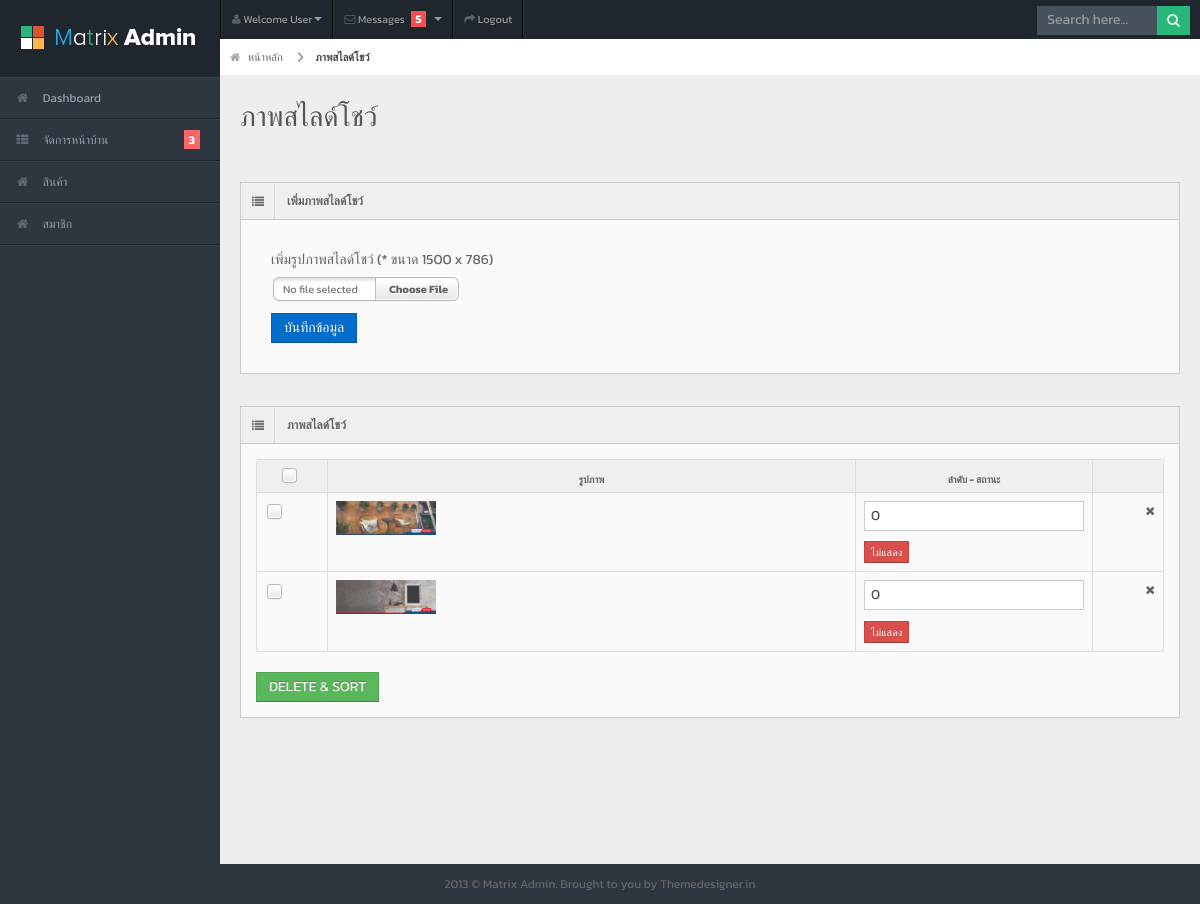
/myadmin/index.php?module=photoslide&action=photoslide_index (signed in), run on the app's committed database.
### tables this page shows
CREATE TABLE `photoslide` (
  `id` int(11) NOT NULL,
  `name` varchar(255) NOT NULL,
  `display` smallint(6) NOT NULL,
  `sort` smallint(6) NOT NULL,
  `created_at` date NOT NULL
);

### myadmin/modules/photoslide/photoslide_function.php (the view, shortened to what this page needs)
<?php
function photoslide_index() {
?>
	<div id="content-header">
	    <div id="breadcrumb"> <a href="main.php" class="tip-bottom" data-original-title="Go to Home"><i class="icon-home"></i> หน้าหลัก</a> <a href="#" class="current">ภาพสไลด์โชว์</a> </div>
	    <h1>ภาพสไลด์โชว์</h1>
	</div>
	<div class="container-fluid">
	    <div class="row-fluid">
	        <div class="span12">
	            <div class="widget-box">
	                <div class="widget-title"> <span class="icon"> <i class="icon-list"></i> </span>
	                    <h5>เพิ่มภาพสไลด์โชว์</h5>
	                </div>
	                <div class="widget-content">
	                	<form method="post" action="?module=photoslide&action=photoslide_insert" enctype="multipart/form-data" data-parsley-validate>
				            <div class="modal-body">
								<div class="control-group">
								    <label class="control-label">เพิ่มรูปภาพสไลด์โชว์ (* ขนาด 1500 x 786)</label>
								    <div class="controls">
								    </div>
								</div>
				                <button type="submit" class="btn btn-primary btn-sm">บันทึกข้อมูล</button>
				            </div>
				        </form>
	                </div>
	            </div>
	        </div>
	    </div>
	    <div class="row-fluid">
	        <div class="span12">
	            <div class="widget-box">
	                <div class="widget-title"> <span class="icon"> <i class="icon-list"></i> </span>
	                    <h5>ภาพสไลด์โชว์</h5>
	                </div>
	                <div class="widget-content">
	                	<div class="table-responsive">
							<form method="post" action="?module=photoslide&action=photoslide_bkdleall">
								<table class="table table-bordered data-table">
									<thead>
										<tr>
											<th width="50" class="center">
												<label class="pos-rel">
												</label>
											</th>
											<th>รูปภาพ</th>
											<th width="150">ลำดับ - สถานะ</th>
											<th width="50">&nbsp;</th>
										</tr>
									</thead>
									<tbody>
										<?php
										$result_photoslide=mysql_query("SELECT * FROM photoslide ORDER BY sort ASC,id DESC") or die(mysql_error());
										while ($row_photoslide = mysql_fetch_array($result_photoslide)) {
										?>
										<tr>
											<td class="center">
												<label class="pos-rel">
												</label>
											</td>
											<td>
												<img src="../uploads/pic_photoslide/<?php echo $row_photoslide['name']; ?>" width="100">
											</td>
											<td>
				                            	<input class="form-control line-none" type="number" name="sort[]" value="<?php echo $row_photoslide['sort'] ?>">
				                            	<?php
				      							if (empty($row_photoslide['display'])||$row_photoslide['display']==0) {
				      							?>
				      								<a onclick="return confirm('กรุณายืนยันอีกครั้ง !!!')" href="?module=photoslide&action=photoslide_hidden&id=<?php echo $row_photoslide['id']; ?>&status=1" class="btn btn-danger btn-mini"> ไม่แสดง </a>
				      							<?php
				      							}else {
				      							?>
				          							<a onclick="return confirm('กรุณายืนยันอีกครั้ง !!!')" href="?module=photoslide&action=photoslide_hidden&id=<?php echo $row_photoslide['id']; ?>&status=0" class="btn btn-primary btn-mini"> แสดง </a>
				      							<?php
				      							}
				      							?>
											</td>
											<td>
												<div class="pull-right">
													<a  onclick="return confirm('กรุณายืนยันอีกครั้ง !!!')"  class="tip" href="?module=photoslide&action=photoslide_delete&id=<?php echo $row_photoslide['id']; ?>" data-original-title="Delete"><i class="icon-remove"></i></a>
												</div>
											</td>
										</tr>
										<?php } ?>
									</tbody>
								</table>
								<button type="submit" class="btn btn-success" onclick="return confirm('กรุณายืนยันอีกครั้ง !!!')">DELETE & SORT</button>
							</form>
						</div>
	                </div>
	            </div>
	        </div>
	    </div>
	</div>
<?php
}

### myadmin/assets/css/matrix-login.css (style rules this page uses)
html, body { width: 100%; height: 100%; }
body { overflow-x: hidden; margin-top: -10px; font-family: 'Open Sans', sans-serif; font-size:12px; color:#666; }
a { color:#666; }
select, textarea, input[type="text"], input[type="password"], input[type="datetime"], input[type="datetime-local"], input[type="date"], input[type="month"], input[type="time"], input[type="week"], input[type="number"], input[type="email"], input[type="url"], input[type="search"], input[type="tel"], input[type="color"], .uneditable-input, .label, .dropdown-menu, .btn, .well, .progress, .table-bordered, .btn-group > .btn:first-child, .btn-group > .btn:last-child, .btn-group > .btn:last-child, .btn-group > .dropdown-toggle, .alert { border-radius:0px; }
.btn, textarea, input[type="text"], input[type="password"], input[type="datetime"], input[type="datetime-local"], input[type="date"], input[type="month"], input[type="time"], input[type="week"], input[type="number"], input[type="email"], input[type="url"], input[type="search"], input[type="tel"], input[type="color"], .uneditable-input { box-shadow:none; }
.progress, .progress-success .bar, .progress .bar-success, .progress-warning .bar, .progress .bar-warning, .progress-danger .bar, .progress .bar-danger, .progress-info .bar, .progress .bar-info, .btn, .btn-primary { background-image:none; }
body { background-color:#2E363F; padding: 0; margin-top:10%; }

### myadmin/assets/css/matrix-media.css (style rules this page uses)
body { background:#2E363F; }

### myadmin/assets/css/app.css (style rules this page uses)
body, div, span, h1,h2,h3,h4,h5,h6, a, button, input, textarea, select { font-family: 'Kanit', sans-serif !important; }

### data on the page
photoslide: name (picture), sort "0"
photoslide: name (picture), sort "0"
